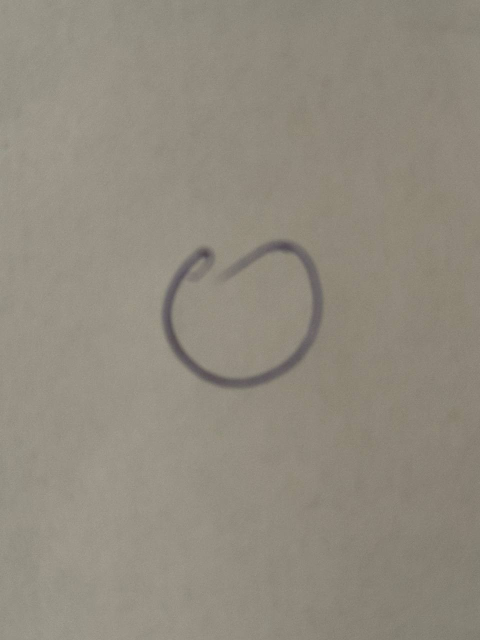
#> input picture sadas/0/531681237778740.jpg, 960 x 1280 px, found by its file name (shown at 1/2 size); its folder holds only this picture in this run
$ jupyter execute --allow-errors 'Untitled11 (1).ipynb'
#> lines starting #> are read from the running program, lines starting #| are printed output that depends on the picture; after the words box and inside, x2 and y2 are one past the last pixel; in counts of white or black regions, pixels touching at a corner belong together
[cell 1]
import tensorflow as tf
from tensorflow.keras import layers, models
from tensorflow.keras.preprocessing.image import ImageDataGenerator
from tensorflow.keras.callbacks import EarlyStopping

print("Loading MNIST dataset...")
mnist = tf.keras.datasets.mnist
#> (the rest of this cell did not finish here and is left out)

[cell 2]
import cv2
import os
import numpy as np
import matplotlib.pyplot as plt

def process_and_center_digit(img_path):
    img = cv2.imread(img_path, cv2.IMREAD_GRAYSCALE)
#> img: shape (1280, 960); min 75, max 162, mean 139.1
    if img is None:
        return None

    margin_y = int(img.shape[0] * 0.05)
#> margin_y = 64
    margin_x = int(img.shape[1] * 0.05)
#> margin_x = 48
    img = img[margin_y:-margin_y, margin_x:-margin_x]
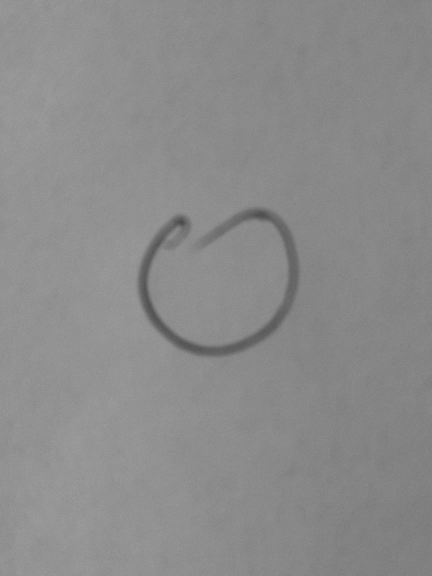
#> img: shape (1152, 864) (shown at 1/2 size); min 75, max 162, mean 139.1

    img = cv2.resize(img, (500, int(500 * img.shape[0] / img.shape[1])))
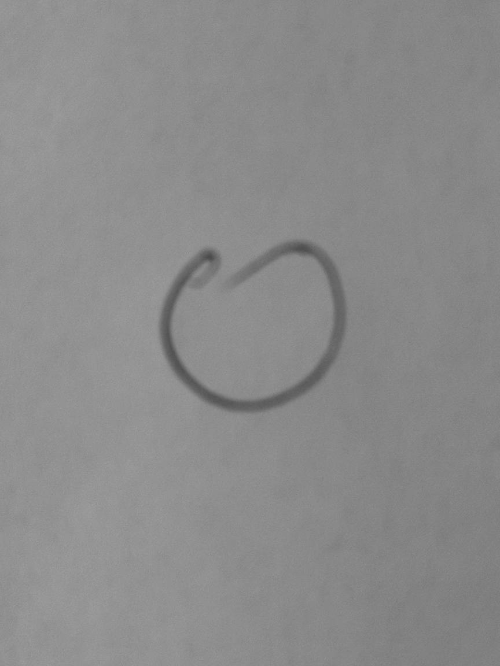
#> img: shape (666, 500); min 76, max 158, mean 139
    blurred = cv2.GaussianBlur(img, (11, 11), 0)
    thresh = cv2.adaptiveThreshold(blurred, 255, cv2.ADAPTIVE_THRESH_GAUSSIAN_C, cv2.THRESH_BINARY_INV, 45, 6)
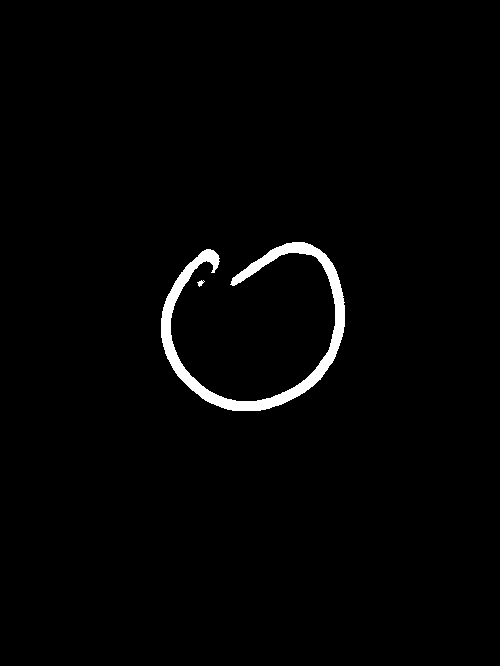
#> thresh: shape (666, 500); 1.6% white; 2 white regions, box (x1, y1, x2, y2) and area: (161, 242, 345, 411) 5407, (197, 280, 205, 287) 28

    kernel_dilate_balanced = np.ones((5, 5), np.uint8)
    thresh = cv2.dilate(thresh, kernel_dilate_balanced, iterations=1)
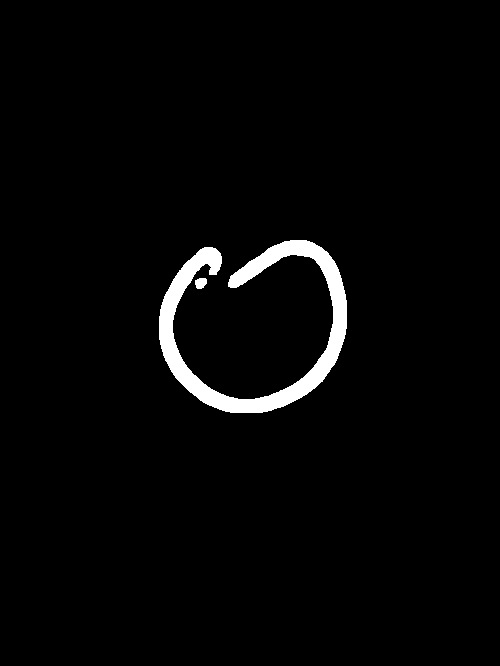
#> thresh: shape (666, 500); 2.5% white; 2 white regions

    contours, _ = cv2.findContours(thresh, cv2.RETR_EXTERNAL, cv2.CHAIN_APPROX_SIMPLE)
#> contours = 2 contours; box (x1, y1, x2, y2) and area: (159, 240, 347, 413) 7747, (195, 278, 207, 289) 88

    valid_contours = []
    h_img, w_img = thresh.shape
#> h_img = 666; w_img = 500
    for cnt in contours:
        x, y, w, h = cv2.boundingRect(cnt)

        if w < 10 or h < 10:
            continue
        if w > w_img * 0.95 or h > h_img * 0.95:
            continue

        valid_contours.append(cnt)
#> this loop made 2 passes
#> (x, y, w, h) on passes 1 to 2: (195, 278, 12, 11), (159, 240, 188, 173)
#> after the loop, valid_contours has the same summary as contours

    if not valid_contours:
        return np.zeros((1, 28, 28, 1), dtype='float32')
    c = max(valid_contours, key=cv2.contourArea)
#> c = contour of 516 points, box (x1, y1, x2, y2) (159, 240, 347, 413), area 7747

    x, y, w, h = cv2.boundingRect(c)
    pad = 20
    y1, y2 = max(0, y - pad), min(thresh.shape[0], y + h + pad)
#> y1 = 220; y2 = 433
    x1, x2 = max(0, x - pad), min(thresh.shape[1], x + w + pad)
#> x1 = 139; x2 = 367
    roi = thresh[y1:y2, x1:x2]
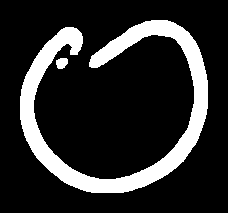
#> roi: shape (213, 228); 17.2% white; 2 white regions, box (x1, y1, x2, y2) and area: (20, 20, 208, 193) 8249, (56, 58, 68, 69) 106

    target_size = 20
    h_roi, w_roi = roi.shape
#> h_roi = 213; w_roi = 228

    if max(h_roi, w_roi) == 0:
        return np.zeros((1, 28, 28, 1), dtype='float32')

    ratio = target_size / max(h_roi, w_roi)
#> ratio = 0.0877
    new_w = max(1, int(w_roi * ratio))
#> new_w = 20
    new_h = max(1, int(h_roi * ratio))
#> new_h = 18
    resized = cv2.resize(roi, (new_w, new_h), interpolation=cv2.INTER_AREA)

    final_canvas = np.zeros((28, 28), dtype=np.uint8)
    start_y = (28 - new_h) // 2
#> start_y = 5
    start_x = (28 - new_w) // 2
#> start_x = 4
    final_canvas[start_y:start_y+new_h, start_x:start_x+new_w] = resized
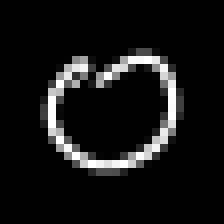
#> final_canvas: shape (28, 28) (shown 8 times larger); min 0, max 255, mean 20.1
    kernel_final = np.ones((2, 2), np.uint8)
    final_canvas = cv2.dilate(final_canvas, kernel_final, iterations=1)
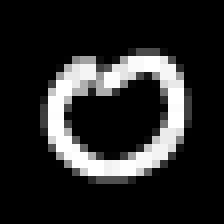
#> final_canvas: shape (28, 28) (shown 8 times larger); min 0, max 255, mean 39.5

    return final_canvas.reshape(1, 28, 28, 1).astype('float32') / 255.0

data_dir = '/content/drive/MyDrive/sadas'
predictions_log = []

print("The neural network is analyzing the photos...")

#> (the rest of this cell did not finish here and is left out)
